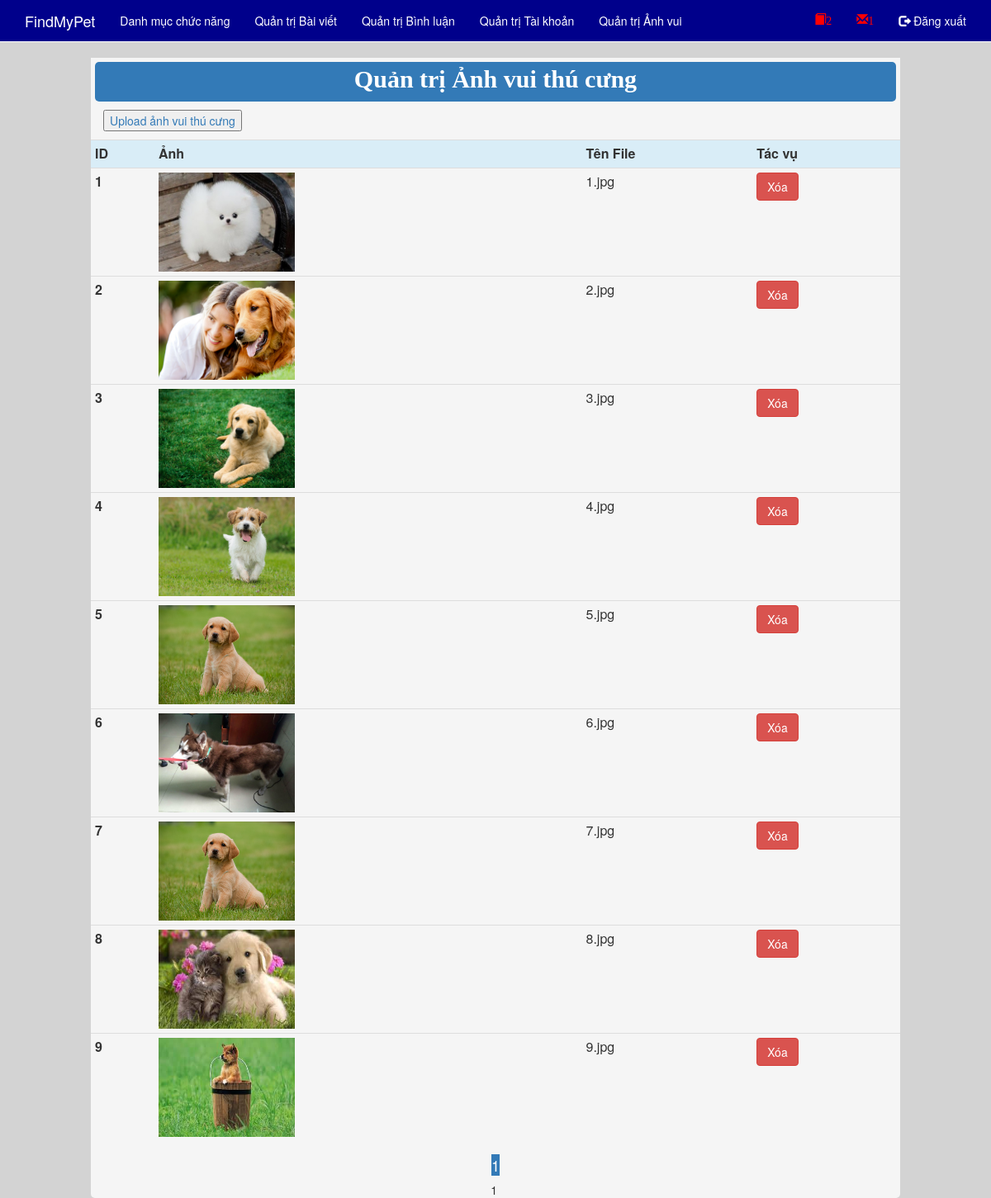
/Admin/QLAnhVuiThuCung.php (signed in), run on the app's committed database.
### tables this page shows
CREATE TABLE IF NOT EXISTS `slider` (
  `ID` int(11) NOT NULL,
  `TenFile` varchar(50) NOT NULL
);

### Admin/QLAnhVuiThuCung.php (the view, shortened to what this page needs)
<html>
<head>
    <link href="../asset/Bootstrap/css/bootstrap.min.css" rel="stylesheet">
    <link href="../css/menu.css" rel="stylesheet">
    <link rel="stylesheet" type="text/css" href="../css/style.css" media="screen" />
</head>
<body style="background-color: lightgrey;min-height:100%;">
	<?php
        include("menu_Admin.php");
    ?>
<div class="container" style="background-color: whitesmoke;width:980px; border-radius: 5px;">
	<div class="row" style="background-color: whitesmoke;padding-top: 5px;">
    	<p class="bg-primary" style="margin-right: 5px;margin-left: 5px;font-size: 30px;color:white;font-family: tahoma;text-align: center;border-radius:5px;padding-bottom: 5px;"> <b>Quản trị Ảnh vui thú cưng</b> </p>
    </div>
    <div class="row">
        <div class="col-md-3">
        	<p><a href="AnhVui_Upload.php"><input type="button" value="Upload ảnh vui thú cưng"/></a> </p>
        </div>
	</div>
	<div class="row" align="center">
        <table class="table table-condensed" width="50%">
        <tr>
            <th class="info">ID</th>
            <th class="info">Ảnh</th>
            <th class="info">Tên File</th>
            <th class="info">Tác vụ</th>
        </tr>
        <?php
            $conn = ConnectDB::connect();
            $sql = "SELECT * FROM Slider ORDER BY ID ASC";
			$row_per_page=10;
            $resultAll = mysqli_query($conn, $sql);
			$rows = $resultAll->num_rows;
			if ($rows>$row_per_page) $page=ceil($rows/$row_per_page);
			else $page=1;
			if(array_key_exists('start',$_GET))
			{
				$start = $_GET['start'];
			}
			else
				$start = 0;
			$sql .= " LIMIT ".$start.",".$row_per_page;
			$result = mysqli_query($conn, $sql);
            if($result->num_rows > 0)
            {
                while($row = $result->fetch_assoc())
                {
                    echo "<tr>";
                        echo "<th>". $row['ID'] ."</th>";
                        echo "<td><img class='imgSlide' src='../img/AnhVui/". $row['TenFile'] ."'></td>";
						echo "<td>". $row['TenFile'] ."</td>";
                        echo "<td>
                            <a href='AnhVui_Xoa.php?ID=".$row['ID']."&TenFile=".$row['TenFile']."'> <input type='button' value='Xóa' class='btn btn-danger'/> </a>
                            </td>";
                    echo "</tr>";
                }
            }
        ?>
		</table>
        <?php
		$page_cr=($start/$row_per_page)+1;
		echo "<h4><span class='bg-primary'>". $page_cr."</span></h4>";
		for($i=1;$i<=$page;$i++)
		{
		 if ($page_cr!=$i) echo "<a href='QLAnhVuiThuCung.php?start=".$row_per_page*($i-1)."'><span>".$i."&nbsp;</span></a>";
		 else echo "<span>".$i."&nbsp;</span>";
		}
		?>
    </div>
</div>
</body>
</html>

### css/style.css (style rules this page uses)
.imgSlide { width:165px; height:120px; }

### data on the page
slider: ID "1", TenFile (picture), TenFile "1.jpg"
slider: ID "2", TenFile (picture), TenFile "2.jpg"
slider: ID "3", TenFile (picture), TenFile "3.jpg"
slider: ID "4", TenFile (picture), TenFile "4.jpg"
slider: ID "5", TenFile (picture), TenFile "5.jpg"
slider: ID "6", TenFile (picture), TenFile "6.jpg"
slider: ID "7", TenFile (picture), TenFile "7.jpg"
slider: ID "8", TenFile (picture), TenFile "8.jpg"
slider: ID "9", TenFile (picture), TenFile "9.jpg"

### other printed values
$countBV[0] "2"
$countBL[0] "1"
$page_cr "1"
